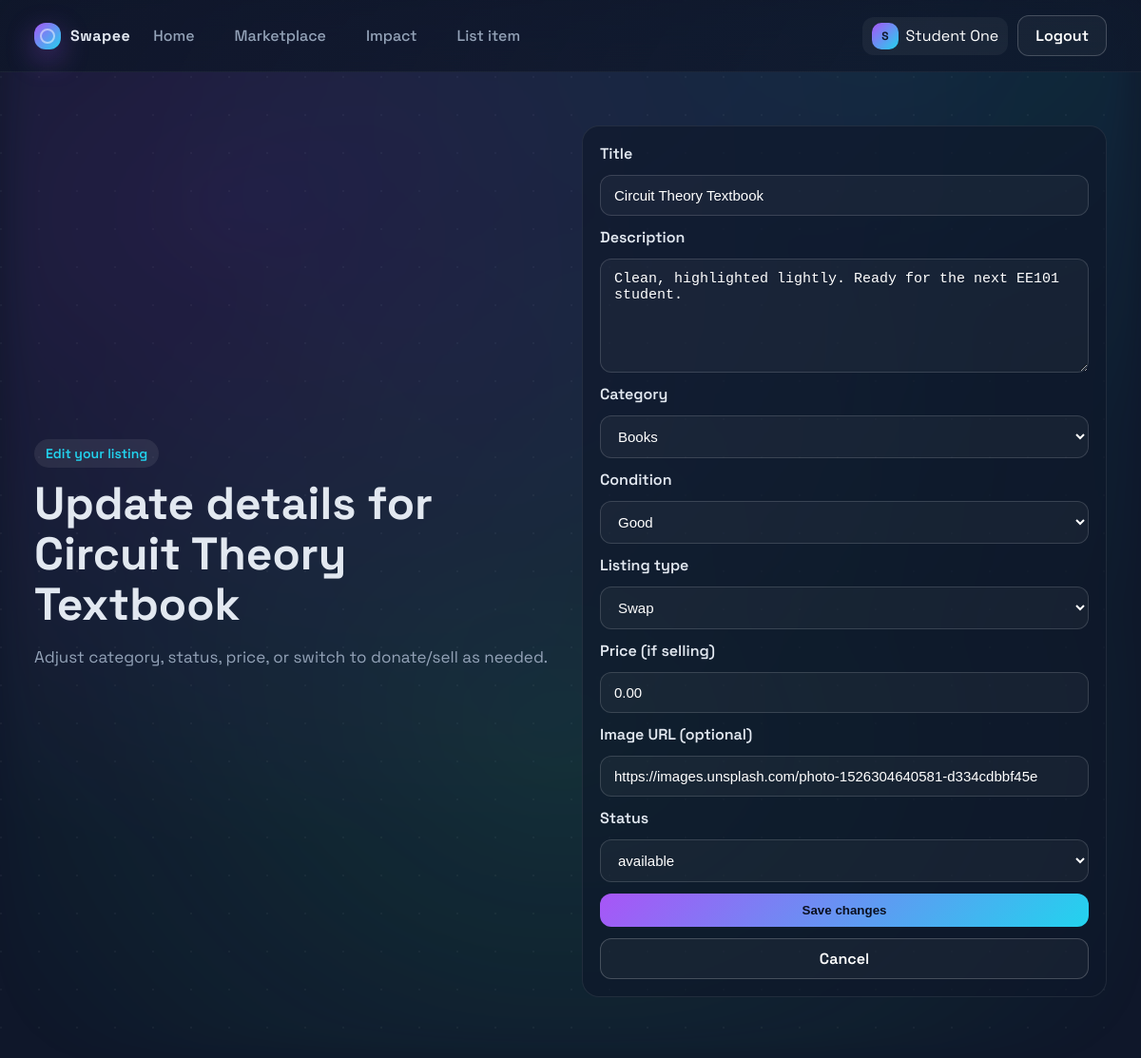
/edit-item.php?id=1 (signed in), run on the app's committed database.
### tables this page shows
CREATE TABLE users (
    id INT AUTO_INCREMENT PRIMARY KEY,
    name VARCHAR(120) NOT NULL,
    email VARCHAR(190) NOT NULL UNIQUE,
    password VARCHAR(255) NOT NULL,
    role ENUM('user', 'admin') NOT NULL DEFAULT 'user',
    bio VARCHAR(255),
    avatar_url VARCHAR(255),
    impact_co2 DECIMAL(10,2) NOT NULL DEFAULT 0,
    impact_waste DECIMAL(10,2) NOT NULL DEFAULT 0,
    created_at TIMESTAMP DEFAULT CURRENT_TIMESTAMP
);

CREATE TABLE items (
    id INT AUTO_INCREMENT PRIMARY KEY,
    user_id INT NOT NULL,
    title VARCHAR(150) NOT NULL,
    description TEXT,
    category VARCHAR(80),
    item_condition VARCHAR(50),
    listing_type ENUM('swap', 'donate', 'sell') NOT NULL DEFAULT 'swap',
    price DECIMAL(10,2) DEFAULT 0,
    status ENUM('available', 'reserved', 'completed') NOT NULL DEFAULT 'available',
    image_url VARCHAR(255),
    created_at TIMESTAMP DEFAULT CURRENT_TIMESTAMP,
    CONSTRAINT fk_items_user FOREIGN KEY (user_id) REFERENCES users(id) ON DELETE CASCADE
);

### includes/auth.php (called while the page is built, shortened)
<?php
function current_user(): ?array
{
    $db = get_db();
    $stmt = $db->prepare('SELECT id, name, email, role, impact_co2, impact_waste, bio, avatar_url FROM users WHERE id = ? LIMIT 1');
    $stmt->bind_param('i', $_SESSION['user_id']);
    $stmt->execute();
    $result = $stmt->get_result();
    $user = $result->fetch_assoc();
    return $user ?: null;
}
function sanitize(?string $value): string
{
    return htmlspecialchars((string) $value, ENT_QUOTES, 'UTF-8');
}

### public/edit-item.php (the view, shortened to what this page needs)
<?php
require_once __DIR__ . '/../includes/header.php';
$user = current_user();
$db = get_db();
$itemId = isset($_GET['id']) ? (int) $_GET['id'] : 0;
$stmt = $db->prepare('SELECT * FROM items WHERE id = ? AND user_id = ? LIMIT 1');
$stmt->bind_param('ii', $itemId, $user['id']);
$stmt->execute();
$item = $stmt->get_result()->fetch_assoc();
render_header('Edit listing', $user, 'edit-item');
?>
<section class="hero">
    <div>
        <div class="pill">Edit your listing</div>
        <h1 class="headline">Update details for <?php echo sanitize($item['title']); ?></h1>
        <p class="lede">Adjust category, status, price, or switch to donate/sell as needed.</p>
    </div>
    <div class="panel">
        <form method="POST">
            <label>Title</label>
            <input type="text" name="title" required value="<?php echo sanitize($item['title']); ?>">
            <label>Description</label>
            <textarea name="description" placeholder="Add details about condition, accessories, pickup location."><?php echo sanitize($item['description']); ?></textarea>
            <label>Category</label>
            <select name="category">
                <?php
                $categories = ['Books','Electronics','Lab','Furniture','General'];
                foreach ($categories as $cat) {
                    $sel = $item['category'] === $cat ? 'selected' : '';
                    echo "<option $sel>$cat</option>";
                }
                ?>
            </select>
            <label>Condition</label>
            <select name="item_condition">
                <?php
                $conds = ['Like new','Good','Fair'];
                foreach ($conds as $c) {
                    $sel = $item['item_condition'] === $c ? 'selected' : '';
                    echo "<option $sel>$c</option>";
                }
                ?>
            </select>
            <label>Listing type</label>
            <select name="listing_type">
                <?php
                $types = ['swap' => 'Swap','donate' => 'Donate','sell' => 'Sell'];
                foreach ($types as $val => $label) {
                    $sel = $item['listing_type'] === $val ? 'selected' : '';
                    echo "<option value=\"$val\" $sel>$label</option>";
                }
                ?>
            </select>
            <label>Price (if selling)</label>
            <input type="number" name="price" step="0.01" min="0" value="<?php echo sanitize((string)$item['price']); ?>">
            <label>Image URL (optional)</label>
            <input type="text" name="image_url" value="<?php echo sanitize($item['image_url']); ?>">
            <label>Status</label>
            <select name="status">
                <?php
                $statuses = ['available','reserved','completed'];
                foreach ($statuses as $s) {
                    $sel = $item['status'] === $s ? 'selected' : '';
                    echo "<option value=\"$s\" $sel>$s</option>";
                }
                ?>
            </select>
            <button class="btn primary" type="submit">Save changes</button>
            <a class="btn ghost" href="profile.php">Cancel</a>
        </form>
    </div>
</section>
<?php render_footer(); ?>

### includes/header.php (shortened to what this page needs)
<?php
require_once __DIR__ . '/auth.php';
function render_header(string $title, ?array $user = null, string $pageKey = ''): void
{
    $assetPrefix = '../';
    ?>
<!DOCTYPE html>
<html lang="en">
<head>
    <link rel="stylesheet" href="<?php echo $assetPrefix; ?>assets/css/style.css">
</head>
<body class="page-<?php echo sanitize($pageKey); ?>">
    <div class="bg-grid"></div>
    <div class="bg-gradient"></div>
    <header class="topbar">
        <div class="logo-mark">
            <span class="spark"></span>
            <span>Swapee</span>
        </div>
        <nav class="nav-links">
            <a href="index.php">Home</a>
            <a href="dashboard.php">Marketplace</a>
            <a href="profile.php">Impact</a>
            <a href="post-item.php">List item</a>
        </nav>
        <div class="nav-actions">
            <?php if ($user): ?>
                <a class="user-chip" href="profile.php" title="View profile">
                    <span class="badge"><?php echo strtoupper(substr($user['name'], 0, 1)); ?></span>
                    <span class="user-name"><?php echo sanitize($user['name']); ?></span>
                </a>
                <a class="btn ghost" href="logout.php">Logout</a>
            <?php else: ?>
                <a class="btn ghost" href="login.php">Login</a>
                <a class="btn primary" href="register.php">Get started</a>
            <?php endif; ?>
        </div>
    </header>
    <main class="page">
    <?php
}
function render_footer(): void
{
    ?>
    </main>
</body>
</html>
<?php
}

### data on the page
users: name "S", name "Student One"
items: title "Circuit Theory Textbook", description "Clean, highlighted lightly. Ready for the next EE101 student.", price "0.00", image_url "https://images.unsplash.com/photo-1526304640581-d334cdbbf45e"

### other printed values
form field category "Books"
form field item_condition "Good"
form field listing_type "Swap"
form field status "available"
